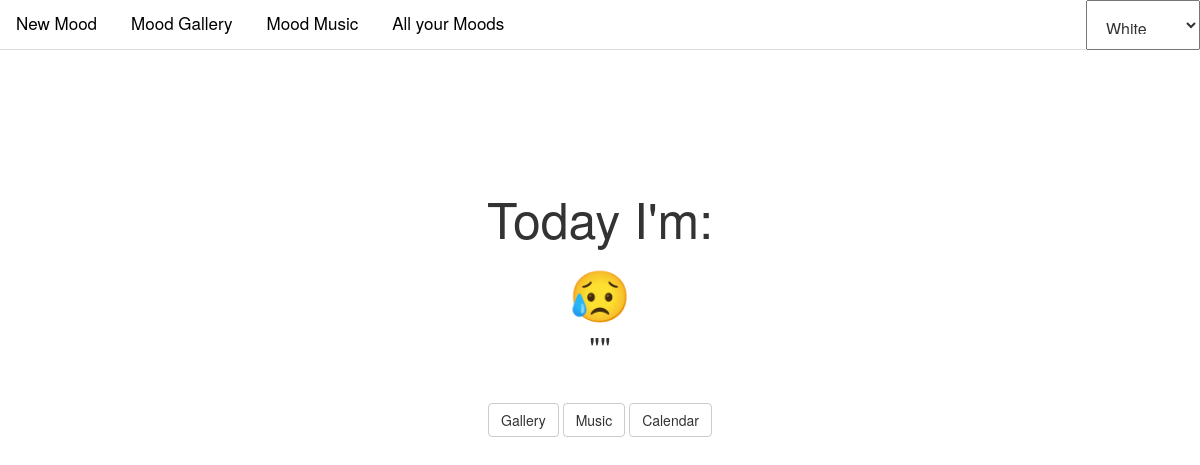
The page /index on the database as committed earlier.
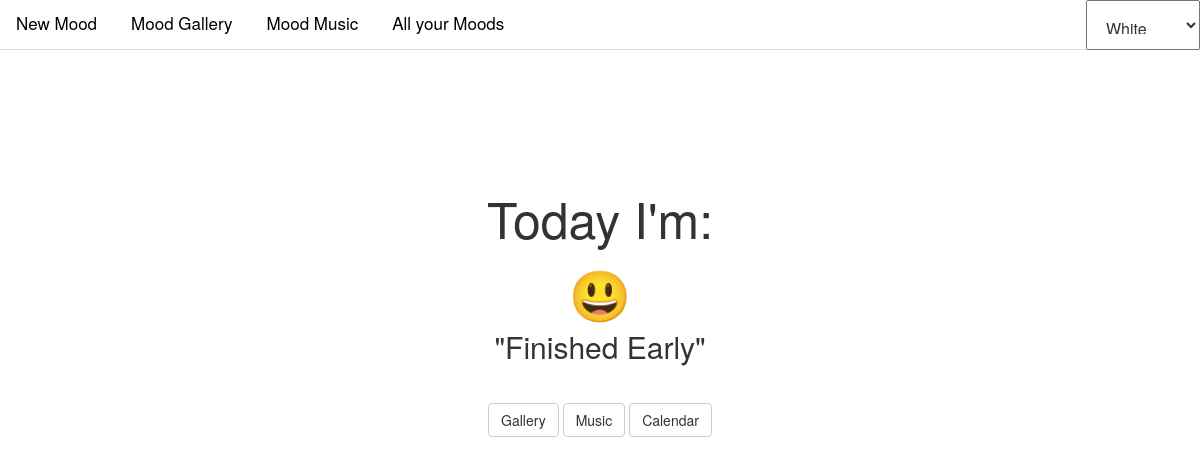
The same page on the database as committed later.
### tables this page shows
CREATE TABLE post (
    id INTEGER PRIMARY KEY AUTOINCREMENT , 
    created TIMESTAMP NOT NULL DEFAULT CURRENT_TIMESTAMP,
    mood TEXT NOT NULL,
    body TEXT NOT NULL
);

### __init__.py (the view)
    @app.route("/index", methods=["GET", "POST"])
    def index():
        db = get_db()
        posts = db.execute(
            'SELECT mood, body'
            ' FROM post'
            ' ORDER BY id DESC '
        ).fetchone()
        return render_template(
            "answer.html",
            posts=posts,
            mood_emoji=mood_emoji,
            )

### db.py (called while the page is built)
def get_db():
    if 'db' not in g:
        g.db = sqlite3.connect(
            current_app.config['DATABASE'],
            detect_types=sqlite3.PARSE_DECLTYPES
        )
        g.db.row_factory = sqlite3.Row
    return g.db

### templates/answer.html
{% extends "base.html" %}
{% block body %}
<section class="content">
    <header>
        <h1>Today I'm:</h1>
        <h1>{{ mood_emoji(posts['mood']) }}</h1>
        <h2>"{{ posts['body'] }}"</h2>
    <div class="button_container">
        <a href= "{{ url_for('gallery') }}" class="btn btn-default" role="button">
            Gallery
        </a>
        <a href= "{{ url_for('music') }}" class="btn btn-default" role="button">
            Music
        </a>
        <a href= "{{ url_for('mcalendar') }}" class="btn btn-default" role="button">
            Calendar
        </a>
    </div>
    </header>
</section>
{% endblock %}

### templates/base.html (shortened to what this page needs)
<!doctype html>
<html lang="en">
<head>
<link rel="stylesheet" href="/static/bootstrap/css/bootstrap.min.css">
<link rel="stylesheet" href="{{ url_for('static', filename='css/style.css')}}">
</head>
<body id="shelf" class="white">
  <ul class="nav nav-tabs list-unstyled navbar-fixed-top">
      <li class="nav-item">
          <a class="nav-link"  href= "{{ url_for('new') }}">New Mood</a>
      </li>
       <li class="nav-item">
          <a class="nav-link"  href= "{{ url_for('gallery') }}">Mood Gallery</a>
      </li>
      <li class="nav-item">
          <a class="nav-link"  href= "{{ url_for('music') }}">Mood Music</a>
      </li>
      <li class="nav-item">
          <a class="nav-link"  href= "{{ url_for('mcalendar') }}">All your Moods</a>
      </li>
    <li class="navbar-text pull-right"  id="color_options">
        <select class="navbar-brand navbar-right" id="themes" name="ChangeBG">
          <option value="background-white" selected="selected">White</option>
        </select>
      </li>
  </ul>
{% block body %}{% endblock %}
  </body>
</html>

### static/css/style.css (style rules this page uses)
body { height: 100%; margin: 0; padding-top: 70px; font-family: "Helvetica Neue", Helvetica, Arial, sans-serif; }
.nav { background-color: white; font-size: 17px; }
.nav a { color: black; }
.navbar-brand { font-size: 16px; }
#color_options { margin-top: 0; font-size: 16px; }
h1 { font-weight: normal; font-size: 50px; }
header { margin-top: 10%; text-align: center; }
.button_container { margin-top: 40px; }
h2 { margin-top: 0; }

Rows that differ between the two databases and show on the page:
no longer on this page (row unchanged): post: mood "😥"
added post: mood "😃", body "Finished Early"
